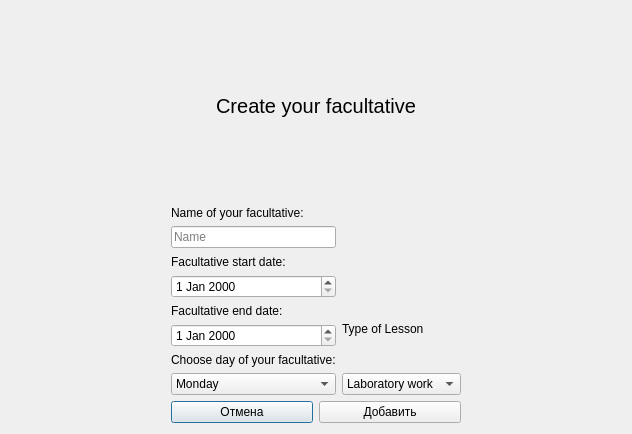
<?xml version="1.0" encoding="UTF-8"?>
<ui version="4.0">
 <class>teacherCreateFacultative</class>
 <widget class="QDialog" name="teacherCreateFacultative">
  <property name="geometry">
   <rect>
    <x>0</x>
    <y>0</y>
    <width>632</width>
    <height>434</height>
   </rect>
  </property>
  <property name="windowTitle">
   <string>Dialog</string>
  </property>
  <layout class="QGridLayout" name="gridLayout">
   <item row="1" column="0">
    <spacer name="horizontalSpacer">
     <property name="orientation">
      <enum>Qt::Horizontal</enum>
     </property>
     <property name="sizeHint" stdset="0">
      <size>
       <width>152</width>
       <height>20</height>
      </size>
     </property>
    </spacer>
   </item>
   <item row="0" column="1">
    <widget class="QLabel" name="label_5">
     <property name="font">
      <font>
       <pointsize>15</pointsize>
      </font>
     </property>
     <property name="text">
      <string>Create your facultative</string>
     </property>
     <property name="alignment">
      <set>Qt::AlignCenter</set>
     </property>
    </widget>
   </item>
   <item row="1" column="2">
    <spacer name="horizontalSpacer_2">
     <property name="orientation">
      <enum>Qt::Horizontal</enum>
     </property>
     <property name="sizeHint" stdset="0">
      <size>
       <width>152</width>
       <height>20</height>
      </size>
     </property>
    </spacer>
   </item>
   <item row="1" column="1">
    <layout class="QHBoxLayout" name="horizontalLayout_2">
     <item>
      <layout class="QVBoxLayout" name="verticalLayout">
       <item>
        <widget class="QLabel" name="label">
         <property name="text">
          <string>Name of your facultative:</string>
         </property>
        </widget>
       </item>
       <item>
        <widget class="QLineEdit" name="nameEdit">
         <property name="placeholderText">
          <string>Name</string>
         </property>
        </widget>
       </item>
       <item>
        <widget class="QLabel" name="label_2">
         <property name="text">
          <string>Facultative start date:</string>
         </property>
        </widget>
       </item>
       <item>
        <widget class="QDateEdit" name="startDateEdit"/>
       </item>
       <item>
        <widget class="QLabel" name="label_3">
         <property name="text">
          <string>Facultative end date:</string>
         </property>
        </widget>
       </item>
       <item>
        <widget class="QDateEdit" name="endDateEdit"/>
       </item>
       <item>
        <widget class="QLabel" name="label_4">
         <property name="text">
          <string>Choose day of your facultative:</string>
         </property>
        </widget>
       </item>
       <item>
        <widget class="QComboBox" name="dayBox">
         <item>
          <property name="text">
           <string>Monday</string>
          </property>
         </item>
         <item>
          <property name="text">
           <string>Tuesday</string>
          </property>
         </item>
         <item>
          <property name="text">
           <string>Wednesdey</string>
          </property>
         </item>
         <item>
          <property name="text">
           <string>Thursday</string>
          </property>
         </item>
         <item>
          <property name="text">
           <string>Friday</string>
          </property>
         </item>
         <item>
          <property name="text">
           <string>Saturday</string>
          </property>
         </item>
         <item>
          <property name="text">
           <string>Sunday</string>
          </property>
         </item>
        </widget>
       </item>
      </layout>
     </item>
     <item>
      <layout class="QVBoxLayout" name="verticalLayout_2">
       <item>
        <widget class="QLabel" name="picture">
         <property name="text">
          <string/>
         </property>
         <property name="pixmap">
          <pixmap resource="Resources.qrc">:/Downloads/calendar-symbol-svgrepo-com.svg</pixmap>
         </property>
         <property name="scaledContents">
          <bool>true</bool>
         </property>
         <property name="alignment">
          <set>Qt::AlignCenter</set>
         </property>
        </widget>
       </item>
       <item>
        <widget class="QLabel" name="label_6">
         <property name="text">
          <string>Type of Lesson</string>
         </property>
        </widget>
       </item>
       <item>
        <widget class="QComboBox" name="laboratoryBox">
         <item>
          <property name="text">
           <string>Laboratory work</string>
          </property>
         </item>
         <item>
          <property name="text">
           <string>Practice</string>
          </property>
         </item>
         <item>
          <property name="text">
           <string>Lection</string>
          </property>
         </item>
        </widget>
       </item>
      </layout>
     </item>
    </layout>
   </item>
   <item row="2" column="1">
    <layout class="QHBoxLayout" name="horizontalLayout">
     <item>
      <widget class="QPushButton" name="backButton">
       <property name="text">
        <string>Отмена</string>
       </property>
      </widget>
     </item>
     <item>
      <widget class="QPushButton" name="createButton">
       <property name="text">
        <string>Добавить</string>
       </property>
      </widget>
     </item>
    </layout>
   </item>
  </layout>
 </widget>
 <resources>
  <include location="Resources.qrc"/>
 </resources>
 <connections/>
</ui>
